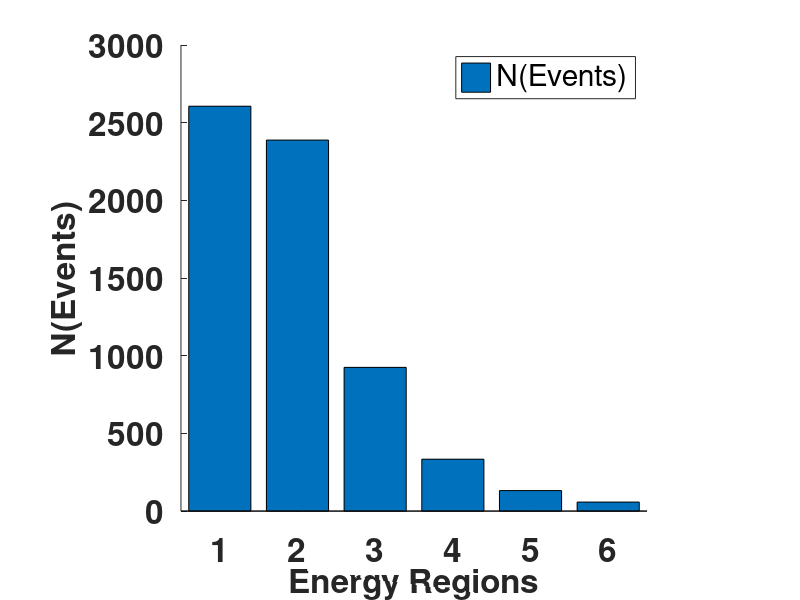

The MATLAB script that drew this image:
function [ ] = plot_nEvents( )

nEvents = [2606,2388,925,334,132,58];


% Create figure
figure1 = figure;
% Create axes
axes1 = axes('Parent',figure1,'PlotBoxAspectRatio',[1 1 1],'FontSize',24,'FontWeight','bold');
hold on;

xlim([0.5,6.5]);

bar(nEvents,...
    'DisplayName','N(Events)',...
    'Parent',axes1);

% % Plot  Fit
% [x,y] = getFitXY();
% plot(x,y,'LineWidth',2,...
%     'Color','r','DisplayName','Exponential Fit');

% Create xlabel
xlabel('Energy Regions','FontSize',24,'FontWeight','bold');
% Create ylabel
ylabel('N(Events)','FontSize',24,'FontWeight','bold');
% Create legend
legend(axes1,'show');

end

function [x,y] = getFitXY()
a = 4850;
b = -0.5211;

x = linspace(1,6,1000);
y = a*exp(b*x);
end

